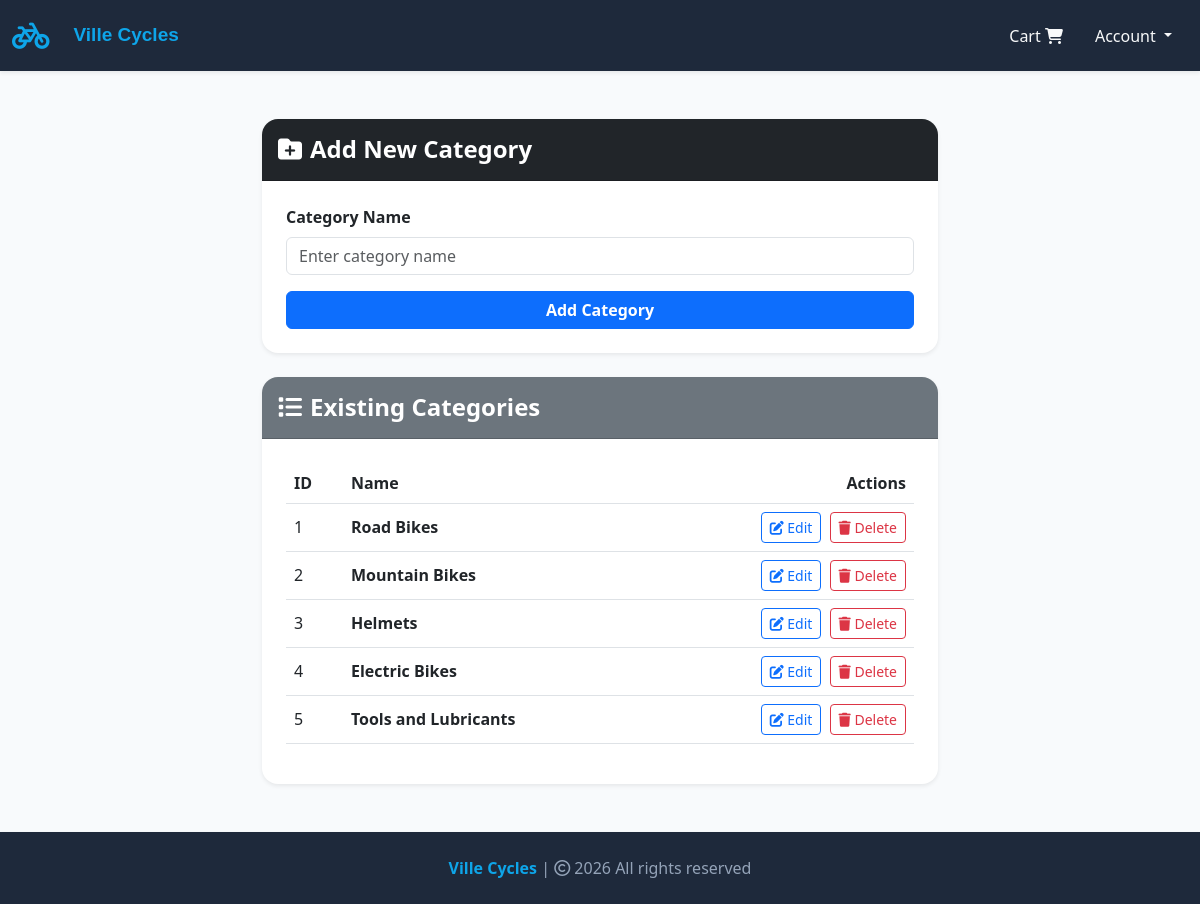
Page /categories (signed in) on the committed database.
### website/models.py (models this page shows, shortened)
class Category(db.Model):
    __tablename__ = "categories"
    id = db.Column(db.Integer, primary_key=True)
    name = db.Column(db.String(100), unique=True, nullable=False)
    products = db.relationship("Product", backref="category_rel", lazy=True)

### website/admin.py (the view, shortened to what this page needs)
@admin.route("/categories", methods=["GET", "POST"])
@login_required
def manage_categories():
    if current_user.id != 1:
        flash("Access denied.", "danger")
        return redirect(url_for("views.index"))
    categories = Category.query.all()
    return render_template("manage_categories.html", categories=categories)

### website/models.py (called while the page is built)
    @property
    def is_admin(self):
        return self.role == "admin"

### website/templates/manage_categories.html (shortened to what this page needs)
{% extends 'base.html' %}
{% block body %}
<div class="container my-5" style="max-width: 700px;">
    <div class="card shadow-sm border-0 rounded-4 mb-4">
        <div class="card-header bg-dark text-white p-3 rounded-top-4">
            <h4 class="mb-0 fw-bold"><i class="fa-solid fa-folder-plus me-2"></i>Add New Category</h4>
        </div>
        <div class="card-body p-4">
            <form action="" method="POST">
                <div class="mb-3">
                    <label class="form-label fw-semibold">Category Name</label>
                    <input type="text" name="name" class="form-control" placeholder="Enter category name" required>
                </div>
                <div class="d-grid">
                    <button type="submit" class="btn btn-primary fw-bold">Add Category</button>
                </div>
            </form>
        </div>
    </div>
    <div class="card shadow-sm border-0 rounded-4">
        <div class="card-header bg-secondary text-white p-3 rounded-top-4">
            <h4 class="mb-0 fw-bold"><i class="fa-solid fa-list me-2"></i>Existing Categories</h4>
        </div>
        <div class="card-body p-4">
            {% if categories %}
            <div class="table-responsive">
                <table class="table align-middle">
                    <thead>
                        <tr>
                            <th>ID</th>
                            <th>Name</th>
                            <th class="text-end">Actions</th>
                        </tr>
                    </thead>
                    <tbody>
                        {% for cat in categories %}
                        <tr>
                            <td>{{ cat.id }}</td>
                            <td class="fw-semibold">{{ cat.name }}</td>
                            <td class="text-end">
                                <button class="btn btn-sm btn-outline-primary me-1" data-bs-toggle="modal"
                                    data-bs-target="#editCategoryModal" data-id="{{ cat.id }}"
                                    data-name="{{ cat.name }}">
                                    <i class="fa-solid fa-pen-to-square"></i> Edit
                                </button>
                                <form action="{{ url_for('admin.delete_category', category_id=cat.id) }}" method="POST"
                                    class="d-inline"
                                    onsubmit="return confirm('Are you sure you want to delete this category?');">
                                    <button type="submit" class="btn btn-sm btn-outline-danger">
                                        <i class="fa-solid fa-trash"></i> Delete
                                    </button>
                                </form>
                            </td>
                        </tr>
                        {% endfor %}
                    </tbody>
                </table>
            </div>
            {% else %}
            <p class="text-muted text-center mb-0">No categories found. Add your first one above!</p>
            {% endif %}
        </div>
    </div>
</div>
{% endblock %}

### rows in the picture
Category: id "1", name "Road Bikes"
Category: id "2", name "Mountain Bikes"
Category: id "3", name "Helmets"
Category: id "4", name "Electric Bikes"
Category: id "5", name "Tools and Lubricants"
